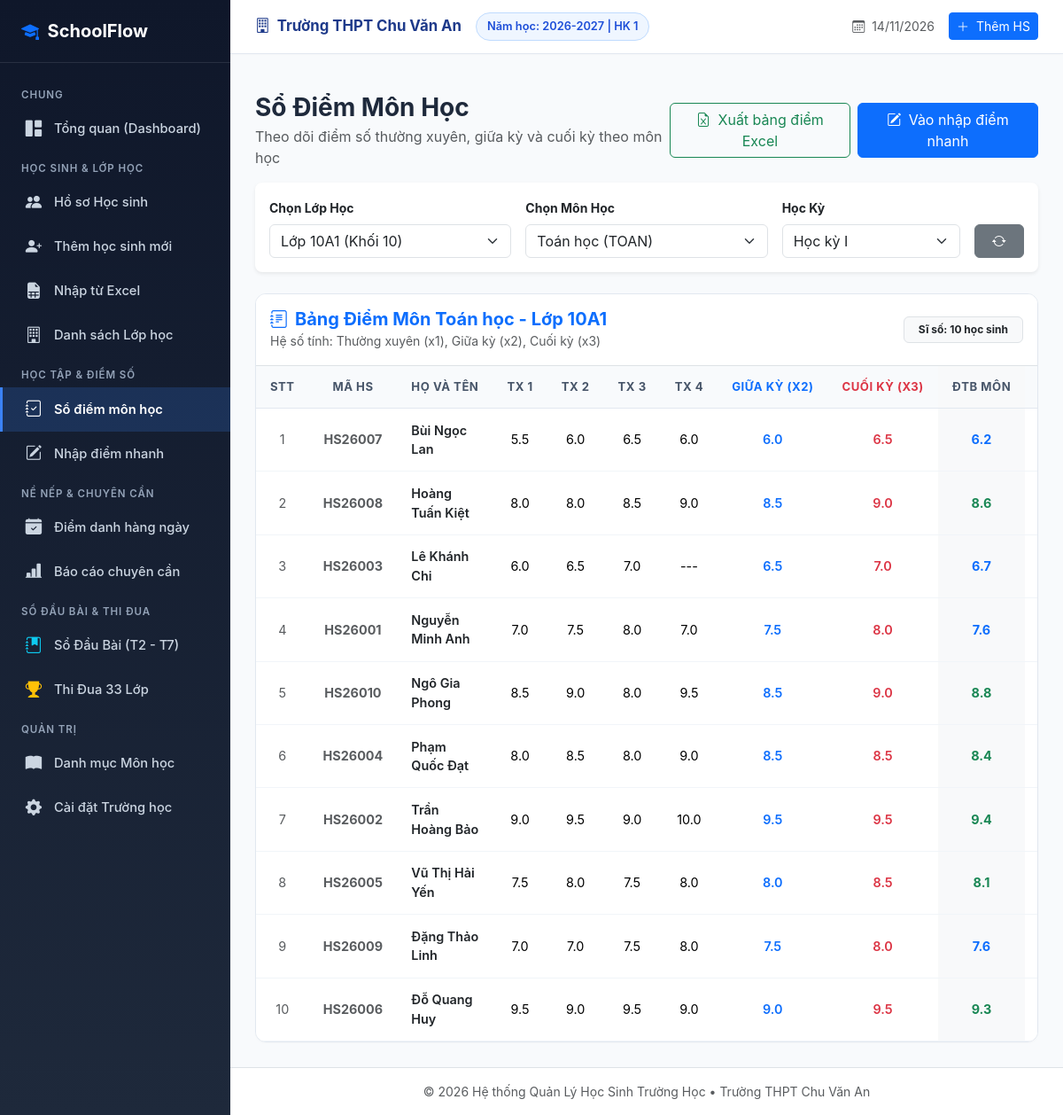
Screenshot of /grades with the database file from the repository.
### tables this page shows
CREATE TABLE settings (
        key TEXT PRIMARY KEY,
        value TEXT
    );

CREATE TABLE academic_years (
        id INTEGER PRIMARY KEY AUTOINCREMENT,
        name TEXT NOT NULL UNIQUE,
        is_active INTEGER DEFAULT 0
    );

CREATE TABLE subjects (
        id INTEGER PRIMARY KEY AUTOINCREMENT,
        code TEXT NOT NULL UNIQUE,
        name TEXT NOT NULL,
        category TEXT DEFAULT 'Tự nhiên',
        coefficient INTEGER DEFAULT 1,
        periods INTEGER DEFAULT 70
    );

CREATE TABLE classes (
        id INTEGER PRIMARY KEY AUTOINCREMENT,
        name TEXT NOT NULL,
        grade_level INTEGER NOT NULL,
        academic_year_id INTEGER NOT NULL,
        teacher_name TEXT,
        room TEXT,
        FOREIGN KEY (academic_year_id) REFERENCES academic_years(id) ON DELETE CASCADE,
        UNIQUE(name, academic_year_id)
    );

CREATE TABLE grades (
        id INTEGER PRIMARY KEY AUTOINCREMENT,
        student_id INTEGER NOT NULL,
        subject_id INTEGER NOT NULL,
        semester INTEGER NOT NULL CHECK(semester IN (1, 2)),
        academic_year_id INTEGER NOT NULL,
        tx1 REAL,
        tx2 REAL,
        tx3 REAL,
        tx4 REAL,
        gk REAL,
        ck REAL,
        average REAL,
        updated_at TIMESTAMP DEFAULT CURRENT_TIMESTAMP,
        FOREIGN KEY (student_id) REFERENCES students(id) ON DELETE CASCADE,
        FOREIGN KEY (subject_id) REFERENCES subjects(id) ON DELETE CASCADE,
        FOREIGN KEY (academic_year_id) REFERENCES academic_years(id) ON DELETE CASCADE,
        UNIQUE(student_id, subject_id, semester, academic_year_id)
    );

CREATE TABLE students (
        id INTEGER PRIMARY KEY AUTOINCREMENT,
        student_code TEXT NOT NULL UNIQUE,
        full_name TEXT NOT NULL,
        date_of_birth TEXT,
        gender TEXT CHECK(gender IN ('Nam', 'Nữ')),
        address TEXT,
        phone TEXT,
        parent_name TEXT,
        parent_phone TEXT,
        email TEXT,
        status TEXT DEFAULT 'Đang học',
        class_id INTEGER,
        created_at TIMESTAMP DEFAULT CURRENT_TIMESTAMP,
        FOREIGN KEY (class_id) REFERENCES classes(id) ON DELETE SET NULL
    );

### app.py (the view)
@app.route('/grades')
def grade_list():
    conn = get_db()
    cursor = conn.cursor()
    cursor.execute("SELECT id, name, grade_level FROM classes ORDER BY grade_level ASC, LENGTH(name) ASC, name ASC")
    classes = cursor.fetchall()
    cursor.execute("SELECT id, name, code FROM subjects ORDER BY id ASC")
    subjects = cursor.fetchall()
    class_id = request.args.get('class_id')
    subject_id = request.args.get('subject_id')
    semester = request.args.get('semester', '1')
    try:
        semester = int(semester)
    except ValueError:
        semester = 1
    if not class_id and classes:
        class_id = str(classes[0]['id'])
    if not subject_id and subjects:
        subject_id = str(subjects[0]['id'])
    current_class = None
    current_subject = None
    grades_data = []
    if class_id and subject_id:
        cursor.execute("SELECT * FROM classes WHERE id = ?", (class_id,))
        current_class = cursor.fetchone()
        cursor.execute("SELECT * FROM subjects WHERE id = ?", (subject_id,))
        current_subject = cursor.fetchone()
        cursor.execute('''
        SELECT s.id as student_id, s.student_code, s.full_name,
               g.id as grade_id, g.tx1, g.tx2, g.tx3, g.tx4, g.gk, g.ck, g.average
        FROM students s
        LEFT JOIN grades g ON g.student_id = s.id
                           AND g.subject_id = ?
                           AND g.semester = ?
                           AND g.academic_year_id = ?
        WHERE s.class_id = ? AND s.status = 'Đang học'
        ORDER BY s.full_name ASC
        ''', (subject_id, semester, current_class['academic_year_id'] if current_class else 1, class_id))
        grades_data = cursor.fetchall()
    conn.close()
    return render_template('grades/index.html',
                           classes=classes,
                           subjects=subjects,
                           selected_class_id=int(class_id) if class_id else None,
                           selected_subject_id=int(subject_id) if subject_id else None,
                           current_class=current_class,
                           current_subject=current_subject,
                           semester=semester,
                           grades_data=grades_data)

### templates/grades/index.html (shortened to what this page needs)
{% extends 'base.html' %}
{% block content %}
<div class="d-flex justify-content-between align-items-center mb-3">
    <div>
        <h3 class="fw-bold mb-1">Sổ Điểm Môn Học</h3>
        <p class="text-muted mb-0">Theo dõi điểm số thường xuyên, giữa kỳ và cuối kỳ theo môn học</p>
    </div>
    <div class="d-flex gap-2">
        {% if selected_class_id and selected_subject_id %}
        <a href="{{ url_for('grade_export_subject', class_id=selected_class_id, subject_id=selected_subject_id, semester=semester) }}" class="btn btn-outline-success">
            <i class="bi bi-file-earmark-excel me-1"></i> Xuất bảng điểm Excel
        </a>
        <a href="{{ url_for('grade_input', class_id=selected_class_id, subject_id=selected_subject_id, semester=semester) }}" class="btn btn-primary">
            <i class="bi bi-pencil-square me-1"></i> Vào nhập điểm nhanh
        </a>
        {% endif %}
    </div>
</div>
<div class="card border-0 shadow-sm rounded-3 p-3 mb-4 bg-white">
    <form method="GET" action="{{ url_for('grade_list') }}" class="row g-3 align-items-end">
        <div class="col-md-4">
            <label class="form-label small fw-bold">Chọn Lớp Học</label>
            <select name="class_id" class="form-select" onchange="this.form.submit()">
                {% for c in classes %}
                <option value="{{ c.id }}" {% if selected_class_id == c.id %}selected{% endif %}>
                    Lớp {{ c.name }} (Khối {{ c.grade_level }})
                </option>
                {% endfor %}
            </select>
        </div>
        <div class="col-md-4">
            <label class="form-label small fw-bold">Chọn Môn Học</label>
            <select name="subject_id" class="form-select" onchange="this.form.submit()">
                {% for s in subjects %}
                <option value="{{ s.id }}" {% if selected_subject_id == s.id %}selected{% endif %}>
                    {{ s.name }} ({{ s.code }})
                </option>
                {% endfor %}
            </select>
        </div>
        <div class="col-md-3">
            <label class="form-label small fw-bold">Học Kỳ</label>
            <select name="semester" class="form-select" onchange="this.form.submit()">
                <option value="1" {% if semester == 1 %}selected{% endif %}>Học kỳ I</option>
            </select>
        </div>
        <div class="col-md-1">
            <button type="submit" class="btn btn-secondary w-100" title="Tải lại">
                <i class="bi bi-arrow-repeat"></i>
            </button>
        </div>
    </form>
</div>
<div class="card-table">
    <div class="p-3 d-flex justify-content-between align-items-center border-bottom bg-white">
        <div>
            <h5 class="fw-bold mb-0 text-primary">
                <i class="bi bi-journal-text me-2"></i>Bảng Điểm Môn {{ current_subject.name if current_subject else '' }} - Lớp {{ current_class.name if current_class else '' }}
            </h5>
            <small class="text-muted">Hệ số tính: Thường xuyên (x1), Giữa kỳ (x2), Cuối kỳ (x3)</small>
        </div>
        <span class="badge bg-light text-dark border px-3 py-2">
            Sĩ số: {{ grades_data | length }} học sinh
        </span>
    </div>
    <div class="table-responsive">
        <table class="table align-middle text-center">
            <thead>
                <tr>
                    <th style="width: 50px;">STT</th>
                    <th style="width: 100px;">Mã HS</th>
                    <th class="text-start">Họ và Tên</th>
                    <th>TX 1</th>
                    <th>TX 2</th>
                    <th>TX 3</th>
                    <th>TX 4</th>
                    <th class="text-primary">Giữa kỳ (x2)</th>
                    <th class="text-danger">Cuối kỳ (x3)</th>
                    <th class="bg-light fw-bold">ĐTB Môn</th>
                    <th class="text-end" style="width: 90px;">Học bạ</th>
                </tr>
            </thead>
            <tbody>
                {% for g in grades_data %}
                <tr>
                    <td class="text-muted">{{ loop.index }}</td>
                    <td class="fw-bold text-muted">{{ g.student_code }}</td>
                    <td class="text-start fw-semibold">
                        <a href="{{ url_for('student_detail', student_id=g.student_id) }}" class="text-decoration-none text-dark">
                            {{ g.full_name }}
                        </a>
                    </td>
                    <td>{{ g.tx1 | grade_format }}</td>
                    <td>{{ g.tx2 | grade_format }}</td>
                    <td>{{ g.tx3 | grade_format }}</td>
                    <td>{{ g.tx4 | grade_format }}</td>
                    <td class="fw-semibold text-primary">{{ g.gk | grade_format }}</td>
                    <td class="fw-semibold text-danger">{{ g.ck | grade_format }}</td>
                    <td class="bg-light fw-bold {% if g.average and g.average < 5.0 %}text-danger{% elif g.average and g.average >= 8.0 %}text-success{% else %}text-primary{% endif %}">
                        {{ g.average | grade_format }}
                    </td>
                    <td class="text-end">
                    </td>
                </tr>
                {% else %}
                <tr>
                    <td colspan="11" class="text-center py-5 text-muted">
                        Chưa có học sinh nào trong lớp này.
                    </td>
                </tr>
                {% endfor %}
            </tbody>
        </table>
    </div>
</div>
{% endblock %}

### templates/base.html (shortened to what this page needs)
<!DOCTYPE html>
<html lang="vi">
<head>
    <link href="https://cdn.jsdelivr.net/npm/bootstrap@5.3.3/dist/css/bootstrap.min.css" rel="stylesheet">
    <link rel="stylesheet" href="https://cdn.jsdelivr.net/npm/bootstrap-icons@1.11.3/font/bootstrap-icons.min.css">
    <link rel="stylesheet" href="{{ url_for('static', filename='css/style.css') }}">
</head>
<body>
<div class="app-wrapper">
    <aside class="app-sidebar">
        <div class="sidebar-header">
            <a href="{{ url_for('dashboard') }}" class="sidebar-brand">
                <i class="bi bi-mortarboard-fill text-primary"></i>
                <span>SchoolFlow</span>
            </a>
        </div>
        <ul class="sidebar-menu">
            <li class="menu-category">Chung</li>
            <li class="menu-item {% if request.endpoint == 'dashboard' %}active{% endif %}">
                <a href="{{ url_for('dashboard') }}">
                    <i class="bi bi-grid-1x2-fill"></i>
                    <span>Tổng quan (Dashboard)</span>
                </a>
            </li>
            <li class="menu-category">Học Sinh & Lớp Học</li>
            <li class="menu-item {% if request.endpoint in ['student_list', 'student_detail', 'student_edit'] %}active{% endif %}">
                <a href="{{ url_for('student_list') }}">
                    <i class="bi bi-people-fill"></i>
                    <span>Hồ sơ Học sinh</span>
                </a>
            </li>
            <li class="menu-item {% if request.endpoint == 'student_create' %}active{% endif %}">
                <a href="{{ url_for('student_create') }}">
                    <i class="bi bi-person-plus-fill"></i>
                    <span>Thêm học sinh mới</span>
                </a>
            </li>
            <li class="menu-item {% if request.endpoint == 'student_import' %}active{% endif %}">
                <a href="{{ url_for('student_import') }}">
                    <i class="bi bi-file-earmark-spreadsheet-fill"></i>
                    <span>Nhập từ Excel</span>
                </a>
            </li>
            <li class="menu-item {% if request.endpoint in ['classroom_list', 'classroom_detail'] %}active{% endif %}">
                <a href="{{ url_for('classroom_list') }}">
                    <i class="bi bi-building"></i>
                    <span>Danh sách Lớp học</span>
                </a>
            </li>
            <li class="menu-category">Học Tập & Điểm Số</li>
            <li class="menu-item {% if request.endpoint == 'grade_list' %}active{% endif %}">
                <a href="{{ url_for('grade_list') }}">
                    <i class="bi bi-journal-check"></i>
                    <span>Sổ điểm môn học</span>
                </a>
            </li>
            <li class="menu-item {% if request.endpoint == 'grade_input' %}active{% endif %}">
                <a href="{{ url_for('grade_input') }}">
                    <i class="bi bi-pencil-square"></i>
                    <span>Nhập điểm nhanh</span>
                </a>
            </li>
            <li class="menu-category">Nề Nếp & Chuyên Cần</li>
            <li class="menu-item {% if request.endpoint == 'attendance_index' %}active{% endif %}">
                <a href="{{ url_for('attendance_index') }}">
                    <i class="bi bi-calendar-check-fill"></i>
                    <span>Điểm danh hàng ngày</span>
                </a>
            </li>
            <li class="menu-item {% if request.endpoint == 'attendance_report' %}active{% endif %}">
                <a href="{{ url_for('attendance_report') }}">
                    <i class="bi bi-bar-chart-line-fill"></i>
                    <span>Báo cáo chuyên cần</span>
                </a>
            </li>
            <li class="menu-category">Sổ Đầu Bài & Thi Đua</li>
            <li class="menu-item {% if request.endpoint in ['class_diary_index', 'class_diary_input'] %}active{% endif %}">
                <a href="{{ url_for('class_diary_index') }}">
                    <i class="bi bi-journal-bookmark-fill text-info"></i>
                    <span>Sổ Đầu Bài (T2 - T7)</span>
                </a>
            </li>
            <li class="menu-item {% if request.endpoint == 'class_diary_ranking' %}active{% endif %}">
                <a href="{{ url_for('class_diary_ranking') }}">
                    <i class="bi bi-trophy-fill text-warning"></i>
                    <span>Thi Đua 33 Lớp</span>
                </a>
            </li>
            <li class="menu-category">Quản Trị</li>
            <li class="menu-item {% if request.endpoint == 'subject_list' %}active{% endif %}">
                <a href="{{ url_for('subject_list') }}">
                    <i class="bi bi-book-fill"></i>
                    <span>Danh mục Môn học</span>
                </a>
            </li>
            <li class="menu-item {% if request.endpoint == 'settings_page' %}active{% endif %}">
                <a href="{{ url_for('settings_page') }}">
                    <i class="bi bi-gear-fill"></i>
                    <span>Cài đặt Trường học</span>
                </a>
            </li>
        </ul>
    </aside>
    <div class="app-main">
        <header class="app-topbar">
            <div class="school-meta">
                <span class="school-name">
                    <i class="bi bi-building me-1"></i> {{ settings.get('school_name', 'Trường THPT') }}
                </span>
                <span class="badge-academic-year">
                    Năm học: {{ current_year.name if current_year else settings.get('current_academic_year', '2026-2027') }} | HK {{ settings.get('current_semester', '1') }}
                </span>
            </div>
            <div class="d-flex align-items-center gap-3">
                <span class="text-muted small">
                    <i class="bi bi-calendar3 me-1"></i> {{ today_date | format_date }}
                </span>
                <a href="{{ url_for('student_create') }}" class="btn btn-sm btn-primary">
                    <i class="bi bi-plus-lg me-1"></i> Thêm HS
                </a>
            </div>
        </header>
        <div class="container-fluid px-4 pt-3 no-print">
        </div>
        <main class="app-content">
            {% block content %}{% endblock %}
        </main>
        <footer class="text-center py-3 text-muted small border-top bg-white no-print">
            <span>&copy; 2026 Hệ thống Quản Lý Học Sinh Trường Học &bull; {{ settings.get('school_name', '') }}</span>
        </footer>
    </div>
</div>
</body>
</html>

### rows the page displays
settings: get "Trường THPT Chu Văn An"
academic_years: name "2026-2027"
subjects: name "Toán học"
classes: name "10A1"
grades: student_code "HS26007", full_name "Bùi Ngọc Lan", tx1|grade_format "5.5", tx2|grade_format "6.0", tx3|grade_format "6.5", tx4|grade_format "6.0", gk|grade_format "6.0", ck|grade_format "6.5", average|grade_format "6.2"
grades: student_code "HS26008", full_name "Hoàng Tuấn Kiệt", tx1|grade_format "8.0", tx2|grade_format "8.0", tx3|grade_format "8.5", tx4|grade_format "9.0", gk|grade_format "8.5", ck|grade_format "9.0", average|grade_format "8.6"
grades: student_code "HS26003", full_name "Lê Khánh Chi", tx1|grade_format "6.0", tx2|grade_format "6.5", tx3|grade_format "7.0", tx4|grade_format "---", gk|grade_format "6.5", ck|grade_format "7.0", average|grade_format "6.7"
grades: student_code "HS26001", full_name "Nguyễn Minh Anh", tx1|grade_format "7.0", tx2|grade_format "7.5", tx3|grade_format "8.0", tx4|grade_format "7.0", gk|grade_format "7.5", ck|grade_format "8.0", average|grade_format "7.6"
grades: student_code "HS26010", full_name "Ngô Gia Phong", tx1|grade_format "8.5", tx2|grade_format "9.0", tx3|grade_format "8.0", tx4|grade_format "9.5", gk|grade_format "8.5", ck|grade_format "9.0", average|grade_format "8.8"
grades: student_code "HS26004", full_name "Phạm Quốc Đạt", tx1|grade_format "8.0", tx2|grade_format "8.5", tx3|grade_format "8.0", tx4|grade_format "9.0", gk|grade_format "8.5", ck|grade_format "8.5", average|grade_format "8.4"
grades: student_code "HS26002", full_name "Trần Hoàng Bảo", tx1|grade_format "9.0", tx2|grade_format "9.5", tx3|grade_format "9.0", tx4|grade_format "10.0", gk|grade_format "9.5", ck|grade_format "9.5", average|grade_format "9.4"
grades: student_code "HS26005", full_name "Vũ Thị Hải Yến", tx1|grade_format "7.5", tx2|grade_format "8.0", tx3|grade_format "7.5", tx4|grade_format "8.0", gk|grade_format "8.0", ck|grade_format "8.5", average|grade_format "8.1"
grades: student_code "HS26009", full_name "Đặng Thảo Linh", tx1|grade_format "7.0", tx2|grade_format "7.0", tx3|grade_format "7.5", tx4|grade_format "8.0", gk|grade_format "7.5", ck|grade_format "8.0", average|grade_format "7.6"
grades: student_code "HS26006", full_name "Đỗ Quang Huy", tx1|grade_format "9.5", tx2|grade_format "9.0", tx3|grade_format "9.5", tx4|grade_format "9.0", gk|grade_format "9.0", ck|grade_format "9.5", average|grade_format "9.3"

### other values shown
{{ settings.get('current_semester', '1') }} "1"
{{ grades_data | length }} "10"
form field subject_id "Toán học (TOAN)"
